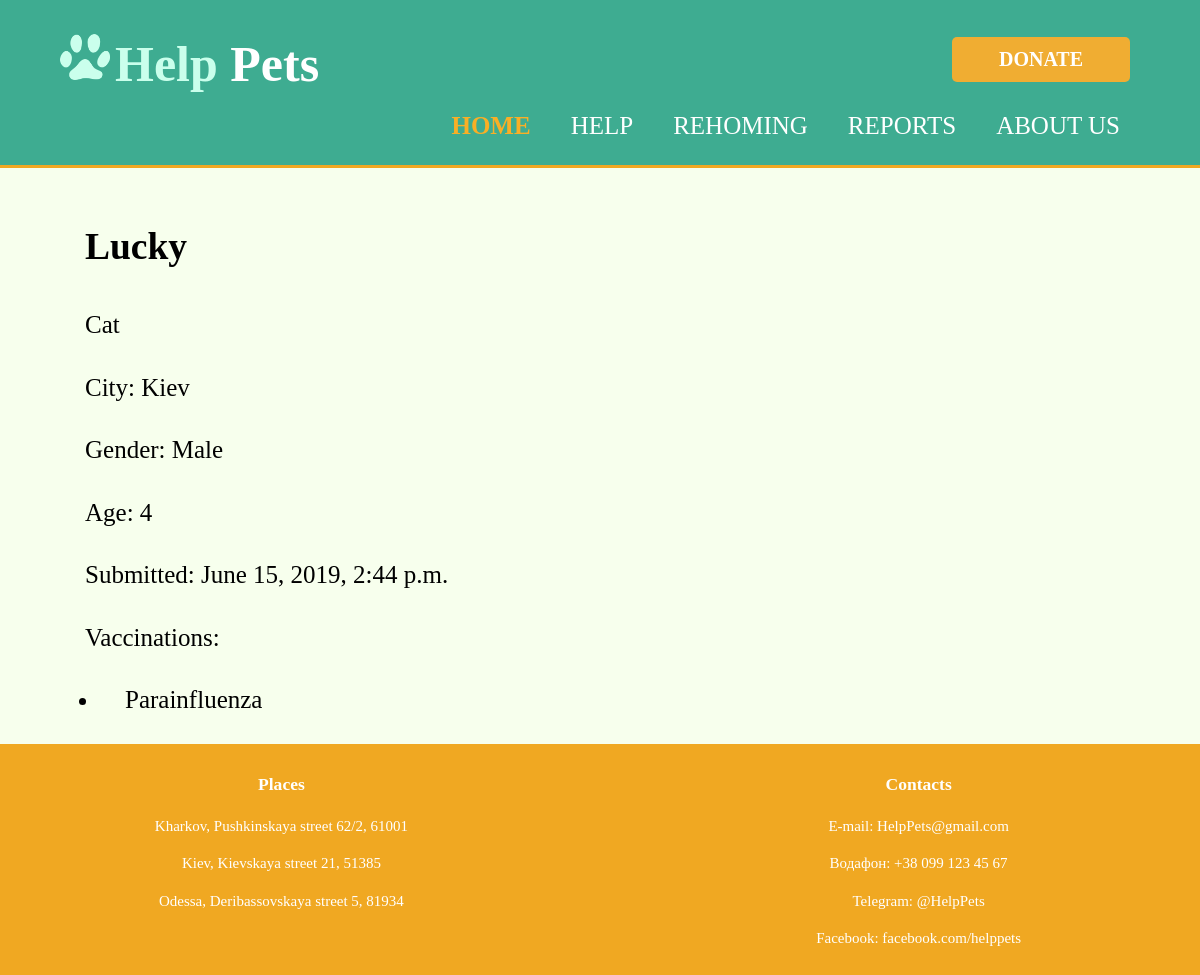
Page /adoption/1/ on the committed database.
### CharityApp/models.py (models this page shows, shortened)
class Pet(models.Model):
    CITY_CHOICES = [("Kh", "Kharkov"), ("Ki", "Kiev"), ("Od", "Odessa")]
    SEX_CHOICES = [("F", "Female"), ("M", "Male")]
    name = models.CharField(max_length = 100)
    species = models.CharField(max_length = 30)
    breed = models.CharField(max_length = 30, blank = True)
    sex = models.CharField(choices = SEX_CHOICES, max_length = 1)
    age = models.IntegerField(null = True)
    city = models.CharField(choices = CITY_CHOICES, max_length = 2)
    submission_date = models.DateTimeField()
    vaccinations = models.ManyToManyField('Vaccine', blank = True)

class Vaccine(models.Model):
    name = models.CharField(max_length = 50)

### CharityApp/views.py (the view)
# urls.py: url(r'^adoption/(\d+)/', views.pet_detail, name='pet_detail'),
def pet_detail(request, id):
    try:
        pet = Pet.objects.get(id=id)
    except Pet.DoesNotExist:
        raise Http404('Pet not found')
    return render(request, 'pet_detail.html', {'pet': pet})

### CharityApp/templates/pet_detail.html (shortened to what this page needs)
{% extends "layout.html" %}
{% block content %}
<div class="FundInfo">
    <div class="container">
        <h2> {{ pet.name|capfirst }} </h2>
        <p> {{pet.species}}</p>
        <p> City: {{pet.get_city_display }}</p>
        <p>Gender: {{pet.get_sex_display }}</p>
        {% if pet.age %}
        <p>Age: {{pet.age }}</p>
        {% endif %}
        <p>Submitted: {{pet.submission_date}}</p>
        {% if pet.vaccinations.all %}
        <p> Vaccinations:</p>
        <ul>
            {% for vaccination in pet.vaccinations.all %}
            <li> {{vaccination.name}} </li>
            {% endfor %}
        </ul>
        {% endif %}
    </div>
</div>
{% endblock content %}

### static/style.css (style rules this page uses)
body { font-family:"Trebuchet MS"; margin:0; padding:0; font-size: 15px; line-height: 1.5; background: #F7FFED; }
.container { width:80%; margin:auto; padding:0; overflow:hidden; }
@media only screen and (min-width: 320px) { .container { width: 90%; } }
.FundInfo { font-size:25px; text-indent: 25px; margin: 20px 0 0px 0; }

### rows in the picture
Pet: name "Lucky", species "Cat", city "Kiev", sex "Male", age "4", submission_date "June 15, 2019, 2:44 p.m."
Vaccine: name "Parainfluenza"
